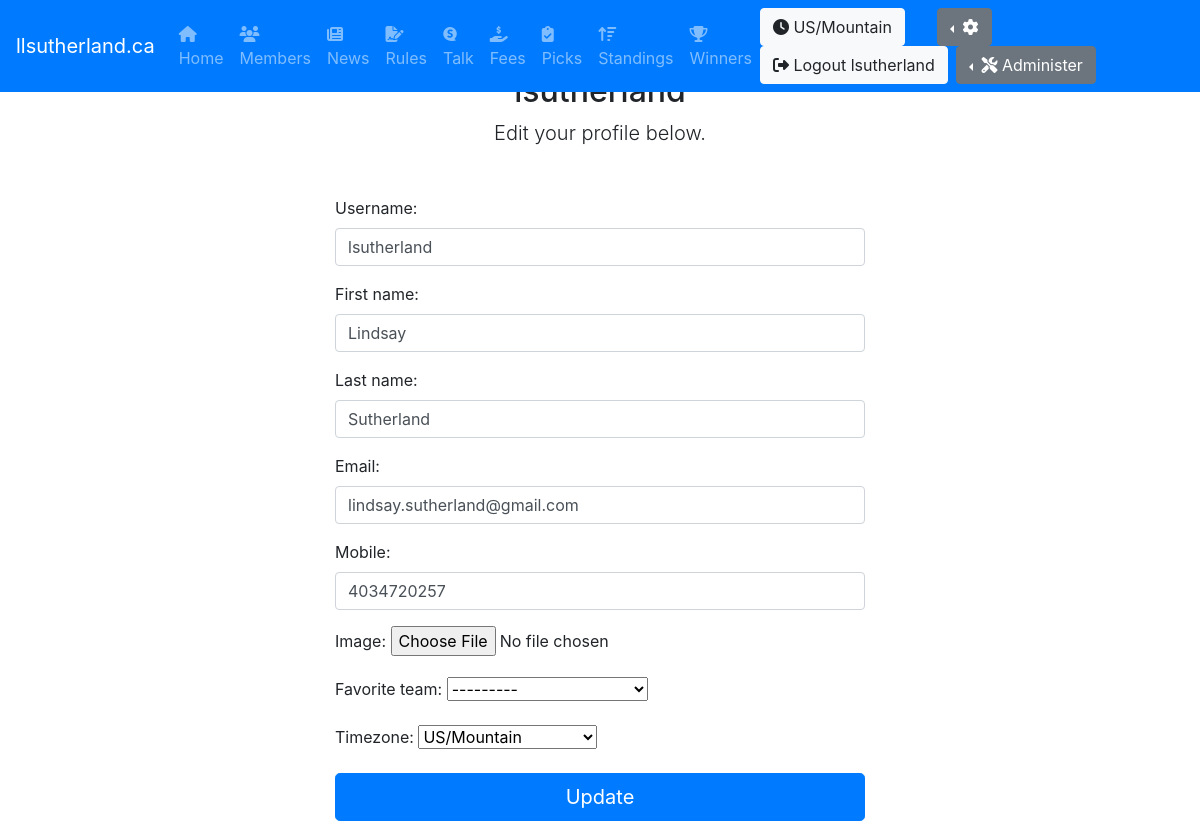
The app's page /edit_user/ (signed in), older data.
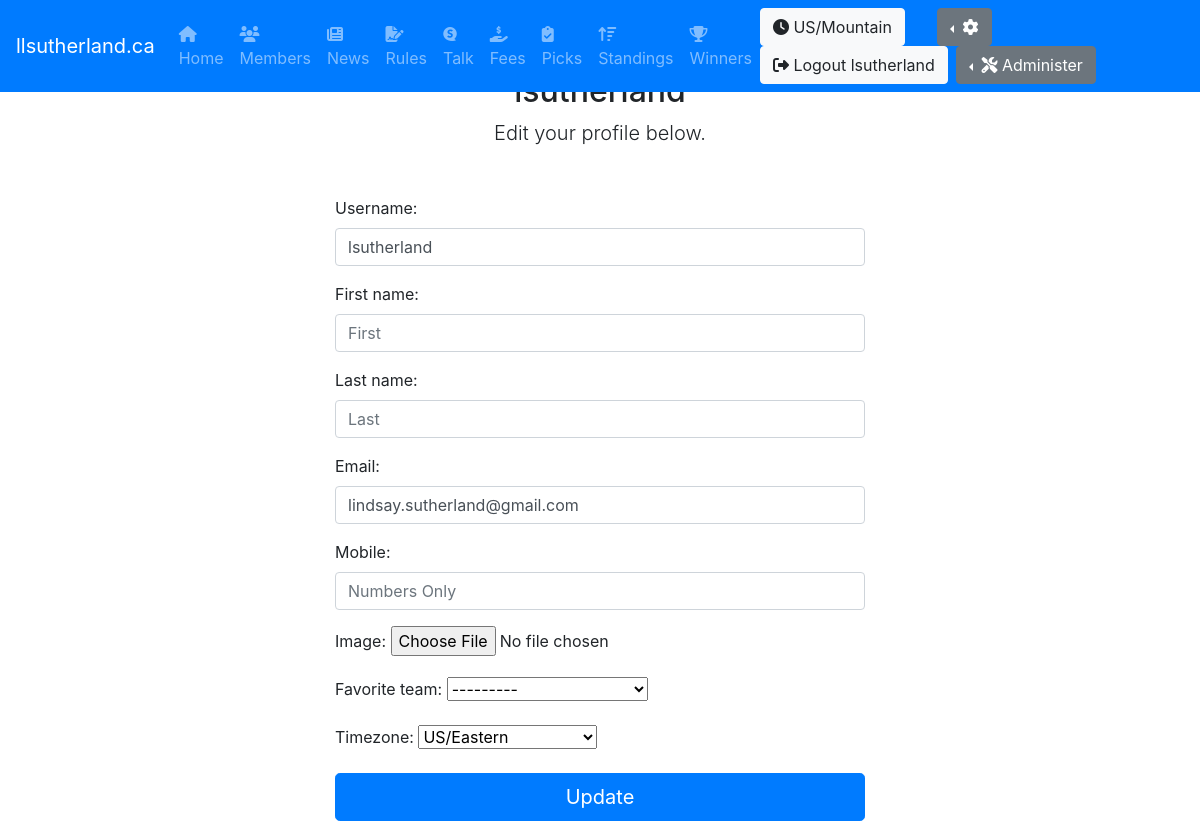
The same page, newer data.
### pool/models.py (models this page shows, shortened)
class CustomUser(AbstractUser):
    US_EST = 'US/Eastern'
    TZS = [
        ('US/Alaska', 'US/Alaska'),
        ('US/Arizona','US/Arizona'),
        ('US/Central','US/Central'),
        (US_EST,'US/Eastern'),
        ('US/Hawaii','US/Hawaii'),
        ('US/Mountain','US/Mountain'),
        ('US/Pacific','US/Pacific'),
        ('Europe/Amsterdam','Europe/Amsterdam'),
        ('Europe/Athens','Europe/Athens'),
        ('Europe/Belgrade','Europe/Belgrade'),
        ('Europe/Berlin','Europe/Berlin'),
        ('Europe/Brussels','Europe/Brussels'),
        ('Europe/Bucharest','Europe/Bucharest'),
        ('Europe/Budapest','Europe/Budapest'),
        ('Europe/Copenhagen','Europe/Copenhagen'),
        ('Europe/Dublin','Europe/Dublin'),
        ('Europe/Gibraltar','Europe/Gibraltar'),
        ('Europe/Helsinki','Europe/Helsinki'),
        ('Europe/Istanbul','Europe/Istanbul'),
        ('Europe/Kiev','Europe/Kiev'),
        ('Europe/Lisbon','Europe/Lisbon'),
        ('Europe/London','Europe/London'),
        ('Europe/Luxembourg','Europe/Luxembourg'),
        ('Europe/Madrid','Europe/Madrid'),
        ('Europe/Malta','Europe/Malta'),
        ('Europe/Moscow','Europe/Moscow'),
        ('Europe/Oslo','Europe/Oslo'),
        ('Europe/Paris','Europe/Paris'),
        ('Europe/Prague','Europe/Prague'),
        ('Europe/Rome','Europe/Rome'),
        ('Europe/Sarajevo','Europe/Sarajevo'),
        ('Europe/Stockholm','Europe/Stockholm'),
        ('Europe/Vienna','Europe/Vienna'),
        ('Europe/Volgograd','Europe/Volgograd'),
        ('Europe/Warsaw','Europe/Warsaw'),
        ('Europe/Zurich','Europe/Zurich')
    ]
    username_validator = MyValidator()
    username = models.CharField(
        _('username'),
        max_length=150,
        unique=True,
        help_text=_('Required. 150 characters or fewer. Names and numbers only.'),
        validators=[username_validator],
            error_messages={
            'unique': _("A user with that username already exists."),
        },
    )
    mobile = models.CharField(max_length=20, blank=True, null=True)
    image = models.ImageField(upload_to='profile_image', blank=True, null=True)
    favorite_team = models.ForeignKey(Team, on_delete=models.CASCADE, blank=True, null=True)
    timezone = models.CharField(max_length=50, blank=False, null=False, default=US_EST, choices=TZS)

### pool/views.py (the view, shortened to what this page needs)
# urls.py: path('edit_user/', EditUser.as_view(), name='edit_user'),
class EditUser(LoginRequiredMixin, UpdateView):
    context_object_name = 'customUser'
    form_class = EditUserForm
    template_name = 'edit_user.html'
    success_url = '/edit_user'
    def get_object(self, queryset=None):
        return self.request.user

### pool/forms.py
class EditUserForm(forms.ModelForm):
    username = forms.CharField(widget=forms.TextInput(attrs={'class' : 'form-control', 'placeholder' : 'Username'}))
    first_name = forms.CharField(widget=forms.TextInput(attrs={'class' : 'form-control', 'placeholder' : 'First'}))
    last_name = forms.CharField(widget=forms.TextInput(attrs={'class' : 'form-control', 'placeholder' : 'Last'}))
    email = forms.EmailField(widget=forms.TextInput(attrs={'class' : 'form-control', 'placeholder' : 'Email'}))
    mobile = forms.CharField(widget=forms.TextInput(attrs={'class' : 'form-control', 'placeholder' : 'Numbers Only'}))
    class Meta:
        model = CustomUser
        fields = ('username', 'first_name', 'last_name', 'email', 'mobile', 'image', 'favorite_team', 'timezone')

### pool/models.py (called while the page is built)
    def __str__(self):
        return '%s %s' % (self.name, self.nick_name)

### utils/season_helper.py (called while the page is built)
def get_now():
    return timezone.now()

### pool/templates/edit_user.html (shortened to what this page needs)
{% extends 'base.html' %}
{% load static %}
{% block additionalStyles %}
    <link rel="stylesheet" type="text/css" href="{% static '/nfl/form-validation.css' %}">
{% endblock additionalStyles %}
{% block body %}
  <div class="py-3 text-center">
      <h2>{{customUser.username}}</h2>
      <p class="lead">Edit your profile below.</p>
  </div>
  <div class="row justify-content-center py-3">
    <div class="col-7">
    <form method="post" enctype="multipart/form-data">
      {{ form.as_p }}
      {% if request.user.favorite_team %}
        <button class="btn btn-lg btn-primary btn-block mt-3" type="submit" style="background-color:{{user.favorite_team.color_03}};color:{{user.favorite_team.color_01}};border-color:{{user.favorite_team.color_02}}">Update</button>
      {% else %}
        <button class="btn btn-lg btn-primary btn-block mt-3" type="submit">Update</button>
      {% endif %}
    </form>
    </div>
  </div>
{% endblock body %}

### pool/templates/nav/no-fav-team.html (shortened to what this page needs)
<nav class="navbar navbar-expand-md navbar-dark fixed-top bg-primary">
        <a class="navbar-brand" href="#">llsutherland.ca</a>
        <div class="collapse navbar-collapse" id="navbarCollapse">
            <ul class="navbar-nav mr-auto">
                <li class="nav-item">
                    <a class="nav-link {% if request.resolver_match.url_name == "home" %}active{% endif %}" href="{% url 'home'  %}"><i class="fas fa-home"></i> Home</a>
                </li>
                <li class="nav-item">
                    <a class="nav-link {% if request.resolver_match.url_name == "members" %}active{% endif %}" href="{% url 'members'  %}"><i class="fas fa-users"></i> Members</a>
                </li>
                <li class="nav-item">
                    <a class="nav-link {% if request.resolver_match.url_name == "news" %}active{% endif %}" href="{% url 'news'  %}"><i class="fas fa-newspaper"></i> News</a>
                </li>
                <li class="nav-item">
                    <a class="nav-link {% if request.resolver_match.url_name == "rules" %}active{% endif %}" href="{% url 'rules'  %}"><i class="fas fa-file-signature"></i> Rules</a>
                </li>
                <li class="nav-item">
                    <a class="nav-link {% if request.resolver_match.url_name == "talk" %}active{% endif %}" href="{% url 'talk'  %}"><i class="fab fa-speakap"></i> Talk</a>
                </li>
                <li class="nav-item">
                    <a class="nav-link {% if request.resolver_match.url_name == "fees" %}active{% endif %}" href="{% url 'fees'  %}"><i class="fas fa-hand-holding-usd"></i> Fees</a>
                </li>
                <li class="nav-item">
                    <a class="nav-link {% if request.resolver_match.url_name == "picks" %}active{% endif %}" href="{% url 'picks' %}"><i class="fas fa-clipboard-check"></i> Picks</a>
                </li>
                <li class="nav-item">
                    <a class="nav-link {% if request.resolver_match.url_name == "standings" %}active{% endif %}" href="{% url 'standings'%}""><i class="fas fa-sort-amount-up"></i> Standings</a>
                </li>
                <li class="nav-item">
                    <a class="nav-link {% if request.resolver_match.url_name == "winners" %}active{% endif %}" href="{% url 'winners'  %}"><i class="fas fa-trophy"></i> Winners</a>
                </li>
            </ul>
            <form class="form-inline mt-2 mt-md-0">
                <a class="btn btn-light mr-2 my-2 my-sm-0" href=""><i class="fas fa-clock"></i> {{request.session.django_timezone}}</a>
                <div class="dropdown dropleft pl-2 pr-2">
                    <a class="btn btn-secondary dropdown-toggle" href="#" role="button" id="dropdownProfile" data-toggle="dropdown" aria-haspopup="true" aria-expanded="false">
                        <i class="fas fa-cog"></i>
                    </a>
                </div>
                <a class="btn btn-light mr-2 my-2 my-sm-0" href="{% url 'logout' %}"><i class="fas fa-sign-out-alt"></i> Logout {{user.username}}</a>
                {% if user.is_staff %}
                    <div class="dropdown dropleft">
                        <button class="btn btn-secondary dropdown-toggle" type="button" id="dropdownMenuButton" data-toggle="dropdown" aria-haspopup="true" aria-expanded="false">
                            <i class="fas fa-tools"></i> Administer
                        </button>
                    </div>
                {% endif %}
            </form>
        </div>
    </nav>

Row changes from the older to the newer data that the page shows:
changed CustomUser "lsutherland": first_name "Lindsay" → (not shown); last_name "Sutherland" → (not shown); mobile "4034720257" → (not shown); timezone "US/Mountain" → "US/Eastern"; session.django_timezone "US/Mountain" → (not shown)
Text that changed along with them:
{{ request.session.django_timezone }}: (not shown) → "US/Mountain"
